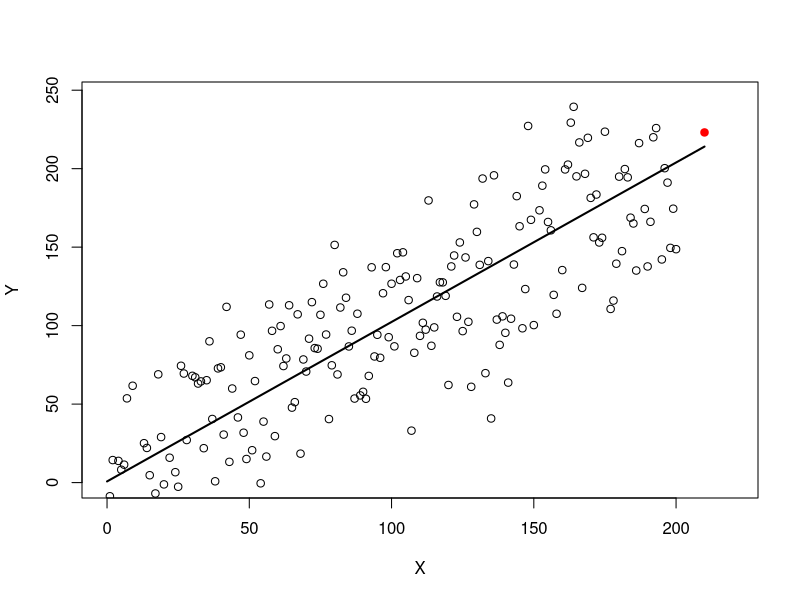

Reproduce this figure in R. (Note: this script raises an error after producing the figure.)
set.seed(3)
X=0:200
A=2
B=1
sigma=40
Y=A+B*X+rnorm(201,0,sigma)
Yp=A+B*210+rnorm(1,0,sigma)
plot(X,Y,xlim=c(0,220),ylim=c(0,Yp*1.1))
mod=lm(Y~X)
summary(mod)
Xp=c(0:200,210)
lines(Xp,predict(mod, newdata=data.frame(X=Xp)),lwd=2)
points(210,Yp,pch=19,col="red")

mod5=lm(Y~X+I(X^2)+I(X^3)+I(X^4)+I(X^5)+I(X^6)+I(X^7)+I(X^8)+I(X^9)+I(X^10)+
          I(X^11)+I(X^12)+I(X^13)+I(X14)+I(X^15)+I(X^16)+I(X^17))
summary(mod5)
lines(Xp,predict(mod5, newdata=data.frame(X=Xp)),col="blue",lwd=2)